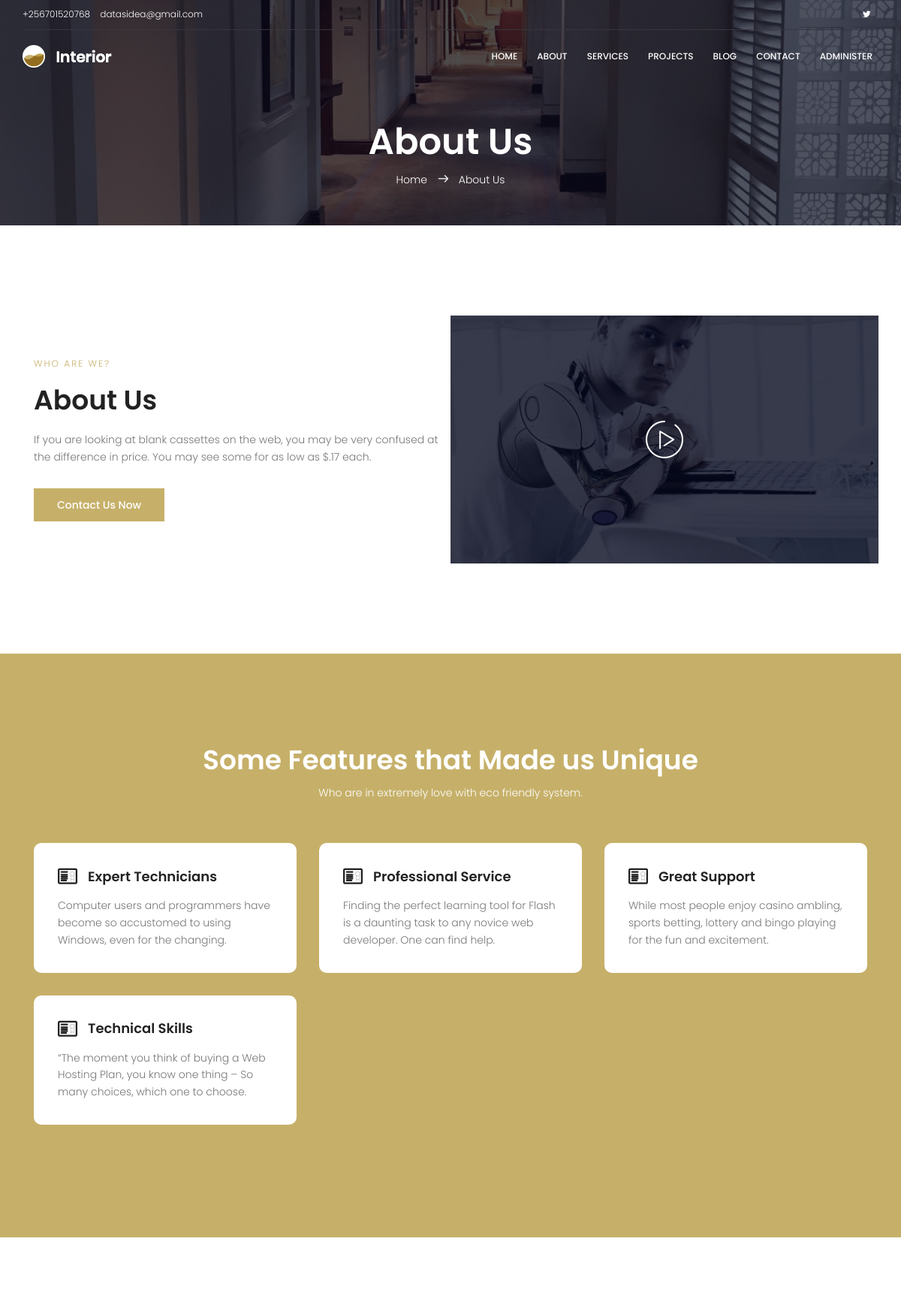
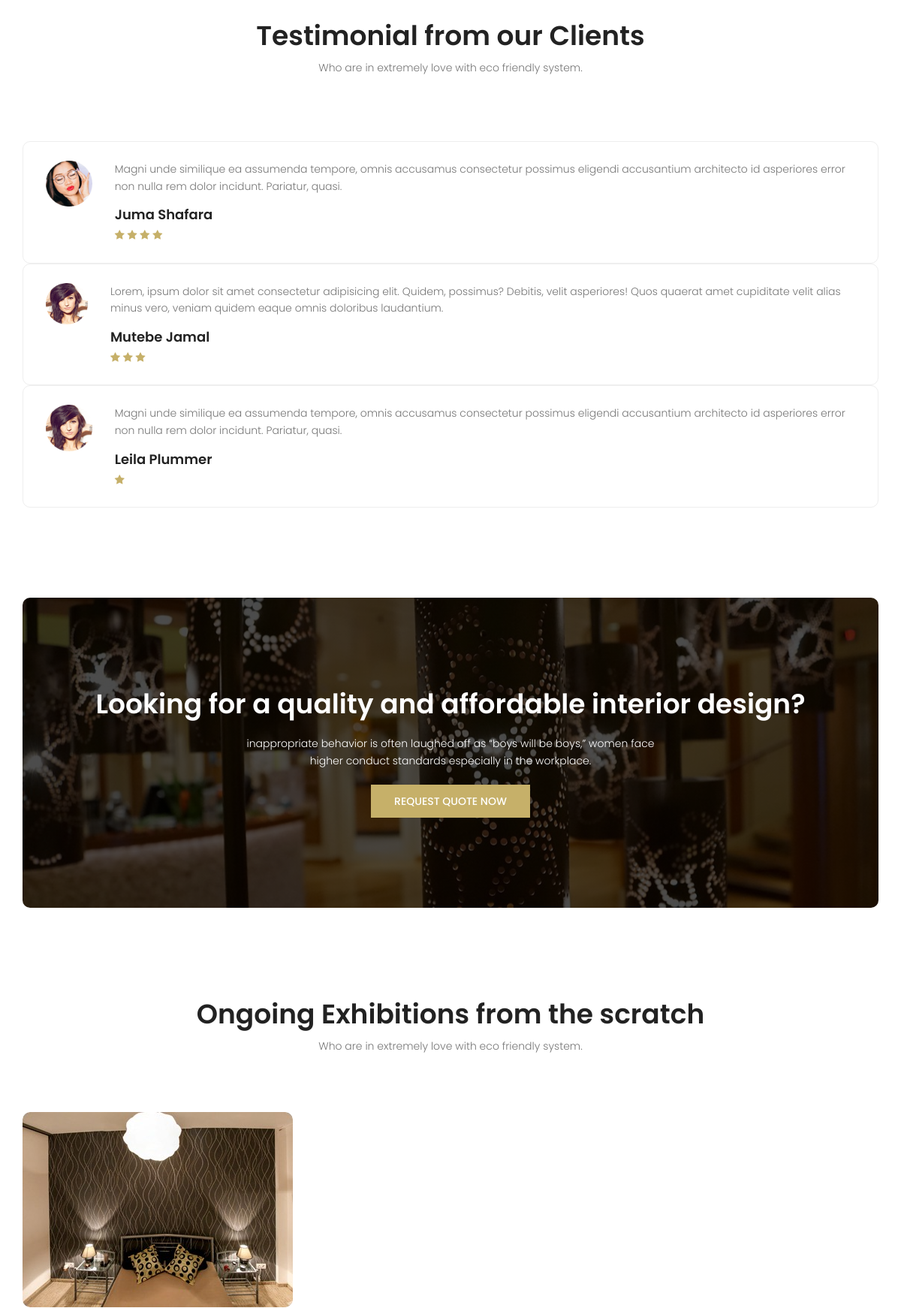
/about (upper part), run on the app's committed database (2 pictures, top to bottom).
### index/models.py (models this page shows, shortened)
class CompanyInfo(models.Model):
    logo = models.ImageField(upload_to='logos', default='logo.png')
    name = models.CharField(max_length=122, default='Liame Designs')
    telephone = models.CharField(max_length=50, default='000000000000')
    support_email = models.CharField(max_length=50, default='XXXXXXXXXXXXXXXXXXXXXXXX')
    address = models.CharField(max_length=50, default='No address')
    introductory_video = models.CharField(max_length=122, default='Introductory Video')
    google_map = models.TextField(default='No google map')
    home_page_highlight = models.CharField(max_length=122, default='Precise concept design for stylish living')
    home_page_description = models.TextField(default='If you are looking at blank cassettes on the web, you may be very confused at the difference in price. You may see some for as low as $.17 each.')
    about_us_highlight = models.CharField(max_length=122, default='About Us')
    about_us_description = models.TextField(default='If you are looking at blank cassettes on the web, you may be very confused at the difference in price. You may see some for as low as $.17 each.')
    services_highlight = models.CharField(max_length=122, default='Services')
    services_description = models.TextField(default='If you are looking at blank cassettes on the web, you may be very confused at the difference in price. You may see some for as low as $.17 each.')
    projects_highlight = models.CharField(max_length=122, default='Projects')
    projects_description = models.TextField(default='If you are looking at blank cassettes on the web, you may be very confused at the difference in price. You may see some for as low as $.17 each.')
    blog_highlight = models.CharField(max_length=122, default='Blog')
    blog_description = models.TextField(default='If you are looking at blank cassettes on the web, you may be very confused at the difference in price. You may see some for as low as $.17 each.')
    quote_highlight = models.CharField(max_length=122, default='Request for quote')
    quote_description = models.TextField(default="One of our services")

class Contact(models.Model):
    icon = models.CharField(max_length=122, default='contact')
    name = models.CharField(max_length=122)
    contact = models.CharField(max_length=122)

class Feature(models.Model):
    icon = models.CharField(max_length=122, default='icon' )
    name = models.CharField(max_length=122, default='Feature')
    description = models.TextField(default='No description')

class Testimonial(models.Model):
    name = models.CharField(max_length=122)
    image = models.ImageField(upload_to='testimonials')
    testimony = models.TextField()
    rating = models.IntegerField(default=0)

### blog/models.py (models this page shows, shortened)
class Blog(models.Model):
    slug = models.CharField(max_length=122, default='New Blog Slug')
    title = models.CharField(max_length=122)
    author = models.ForeignKey(to=Author, on_delete=models.CASCADE, default=1)
    category = models.ForeignKey(to=BlogCategory, on_delete=models.CASCADE, default=1)
    brief = models.TextField(default='')
    image = models.ImageField(upload_to = 'blog/images')
    date_featured = models.DateField(auto_now_add=True, null=True, blank=True)
    content_markdown = models.TextField(default='')

### index/views.py (the view)
def about(request):
    companyinfo = CompanyInfo.objects.get(
        name="Liame Designs")
    contacts = Contact.objects.all()
    features = Feature.objects.all()
    partners = Partner.objects.all()
    testimonials = Testimonial.objects.all()
    blogs = Blog.objects.all().order_by('-pk')[:6]
    context = {'about':about,
               'blogs':blogs,
               'partners':partners,
               'testimonials':testimonials,
               'companyinfo':companyinfo,
               'features':features,
               'contacts':contacts}
    template_name = 'index/about.html'
    return render(request=request,
                  template_name=template_name,
                  context=context)

### blog/models.py (called while the page is built)
    def __str__(self):
        return self.name

### index/templatetags/index_extras.py (called while the page is built)
def integer_range(value):
    return range(1, value + 1)

### index/templates/index/about.html (shortened to what this page needs)
{% extends 'base.html' %}
{% load static %}
{% load index_extras %}
{% block content %}
<section class="banner-area relative" id="home">
  <div class="overlay overlay-bg"></div>
  <div class="container">
    <div class="row d-flex align-items-center justify-content-center">
      <div class="about-content col-lg-12">
        <h1 class="text-white">About Us</h1>
        <p class="text-white link-nav">
          <a href="/">Home </a>
          <span class="lnr lnr-arrow-right"></span>
          <a href="#"> About Us</a>
        </p>
      </div>
    </div>
  </div>
</section>
<section class="about-video-area section-gap">
  <div class="container">
    <div class="row align-items-center">
      <div class="col-lg-6 about-video-left">
        <h6 class="text-uppercase">who are we?</h6>
        <h1>{{companyinfo.about_us_highlight}}</h1>
        <p>{{companyinfo.about_us_description}}</p>
        <a class="primary-btn mt-30" href="{% url 'index:contact' %}"
          >Contact Us Now</a
        >
      </div>
      <div
        class="col-lg-6 about-video-right justify-content-center align-items-center d-flex relative"
      >
        <a
          class="play-btn"
          href="https://www.youtube.com/watch?v={{companyinfo.introductory_video}}"
          ><img
            class="img-fluid mx-auto"
            src="{% static 'img/play-btn.png' %}"
            alt=""
        /></a>
      </div>
    </div>
  </div>
</section>
<section class="feature-area section-gap">
  <div class="container">
    <div class="row d-flex justify-content-center">
      <div class="col-md-12 pb-40 header-text text-center">
        <h1 class="pb-10 text-white">Some Features that Made us Unique</h1>
        <p class="text-white">
          Who are in extremely love with eco friendly system.
        </p>
      </div>
    </div>
    <div class="row">
      {% for feature in features %}
      <div class="col-lg-4 col-md-6">
        <div class="single-feature">
          <a href="#" class="title d-flex flex-row align-items-center">
            <span class="lnr lnr-license"></span>
            <h4>{{ feature.name }}</h4>
          </a>
          <p>{{feature.description}}</p>
        </div>
      </div>
      {% endfor %}
    </div>
  </div>
</section>
<section class="testimonial-area pt-120">
  <div class="container">
    <div class="row d-flex justify-content-center">
      <div class="menu-content pb-70 col-lg-8">
        <div class="title text-center">
          <h1 class="mb-10">Testimonial from our Clients</h1>
          <p>Who are in extremely love with eco friendly system.</p>
        </div>
      </div>
    </div>
    <div class="row">
      <div class="active-testimonial-carusel">
        {% for testimonial in testimonials %}
        <div class="single-testimonial item d-flex flex-row">
          <div class="thumb">
            <img class="img-fluid" src="{{testimonial.image.url}}" alt="" />
          </div>
          <div class="desc">
            <p>{{testimonial.testimony}}</p>
            <h4 mt-30>{{testimonial.name}}</h4>
            <div class="star">
              {% for star in testimonial.rating|integer_range%}
              <span class="fa fa-star checked"></span>
              {% endfor %}
            </div>
          </div>
        </div>
        {% endfor %}
      </div>
    </div>
  </div>
</section>
<section class="callto-action-area pt-120">
  <div class="container">
    <div class="row justify-content-center">
      <div class="callto-action-wrap col-lg-12 relative section-gap">
        <div class="content">
          <h1>{{companyinfo.quote_highlight}}</h1>
          <p class="mx-auto">{{companyinfo.quote_description}}</p>
          <a href="{% url 'index:contact' %}" class="primary-btn text-uppercase"
            >Request quote now</a
          >
        </div>
      </div>
    </div>
  </div>
</section>
<section class="blog-area section-gap">
  <div class="container">
    <div class="row d-flex justify-content-center">
      <div class="menu-content pb-60 col-lg-9">
        <div class="title text-center">
          <h1 class="mb-10">Ongoing Exhibitions from the scratch</h1>
          <p>Who are in extremely love with eco friendly system.</p>
        </div>
      </div>
    </div>
    <div class="row">
      <div class="active-blog-carusel">
        {% for blog in blogs %}
        <div class="single-blog-post item">
          <div class="thumb">
            <img class="img-fluid" src="{{blog.image.url}}" alt="" />
          </div>
        </div>
        {% endfor %}
      </div>
    </div>
  </div>
</section>
{% endblock content %}

### templates/base.html (shortened to what this page needs)
{% load static %}
<!DOCTYPE html>
<html lang="en" class="no-js">
  <head>
    <link rel="stylesheet" href="{% static 'css/linearicons.css' %} " />
    <link rel="stylesheet" href="{% static 'css/font-awesome.min.css' %} " />
    <link rel="stylesheet" href="{% static 'css/bootstrap.css' %} " />
    <link rel="stylesheet" href="{% static 'css/magnific-popup.css' %} " />
    <link rel="stylesheet" href="{% static 'css/nice-select.css' %} " />
    <link rel="stylesheet" href="{% static 'css/animate.min.css' %} " />
    <link rel="stylesheet" href="{% static 'css/owl.carousel.css' %} " />
    <link rel="stylesheet" href="{% static 'css/main.css' %} " />
  </head>
  <body>
    <header id="header" id="home">
      <div class="header-top">
        <div class="container">
          <div class="row">
            <div class="col-lg-6 col-sm-6 col-4 header-top-left no-padding">
              <a href="tel:{{companyinfo.telephone}}"
                >{{companyinfo.telephone}}</a
              >
              <a href="mailto:{{companyinfo.support_email}}"
                >{{companyinfo.support_email}}</a
              >
            </div>
            <div class="col-lg-6 col-sm-6 col-8 header-top-right no-padding">
              <ul>
                {% for contact in contacts %}
                <li>
                  <a href="{{contact.contact}}" target="_blank"
                    ><i class="{{contact.icon}}"></i
                  ></a>
                </li>
                {% endfor %}
              </ul>
            </div>
          </div>
        </div>
      </div>
      <div class="container main-menu">
        <div class="row align-items-center justify-content-between d-flex">
          <div id="logo">
            <a href="/"
              ><img src="{{companyinfo.logo.url}}" alt="" title=""
            /></a>
          </div>
          <nav id="nav-menu-container">
            <ul class="nav-menu">
              <li class="menu-active"><a href="/">Home</a></li>
              <li><a href="{% url 'index:about' %}">About</a></li>
              <li><a href="{% url 'index:services' %}">Services</a></li>
              <li><a href="{% url 'index:portfolio' %}">Projects</a></li>
              <li class="">
                <a href="{% url 'blog:blogs' %}">Blog</a>
              </li>
              <li><a href="{% url 'index:contact' %}">Contact</a></li>
              <li><a href="/admin" target="_blank">Administer</a></li>
            </ul>
          </nav>
        </div>
      </div>
    </header>
    {% block content %}{% endblock content%}
  </body>
</html>

### data on the page
CompanyInfo: telephone "+256701520768", support_email "datasidea@gmail.com", logo (picture), about_us_highlight "About Us", about_us_description "If you are looking at blank cassettes on the web, you may be very confused at the difference in price. You may see some for as low as $.17 each.", quote_highlight "Looking for a quality and affordable interior design?", quote_description "inappropriate behavior is often laughed off as “boys will be boys,” women face higher conduct standards especially in the workplace."
Feature: name "Expert Technicians", description "Computer users and programmers have become so accustomed to using Windows, even for the changing."
Feature: name "Professional Service", description "Finding the perfect learning tool for Flash is a daunting task to any novice web developer. One can find help."
Feature: name "Great Support", description "While most people enjoy casino ambling, sports betting, lottery and bingo playing for the fun and excitement."
Feature: name "Technical Skills", description "“The moment you think of buying a Web Hosting Plan, you know one thing – So many choices, which one to choose."
Testimonial: image (picture), testimony "Magni unde similique ea assumenda tempore, omnis accusamus consectetur possimus eligendi accusantium architecto id asperiores error non nulla rem dolor incidunt. Pariatur, quasi.", name "Juma Shafara", rating 4 (drawn)
Testimonial: image (picture), testimony "Lorem, ipsum dolor sit amet consectetur adipisicing elit. Quidem, possimus? Debitis, velit asperiores! Quos quaerat amet cupiditate velit alias minus vero, veniam quidem eaque omnis doloribus laudantium.", name "Mutebe Jamal", rating 3 (drawn)
Testimonial: image (picture), testimony "Magni unde similique ea assumenda tempore, omnis accusamus consectetur possimus eligendi accusantium architecto id asperiores error non nulla rem dolor incidunt. Pariatur, quasi.", name "Leila Plummer", rating 1 (drawn)
Blog: image (picture)
